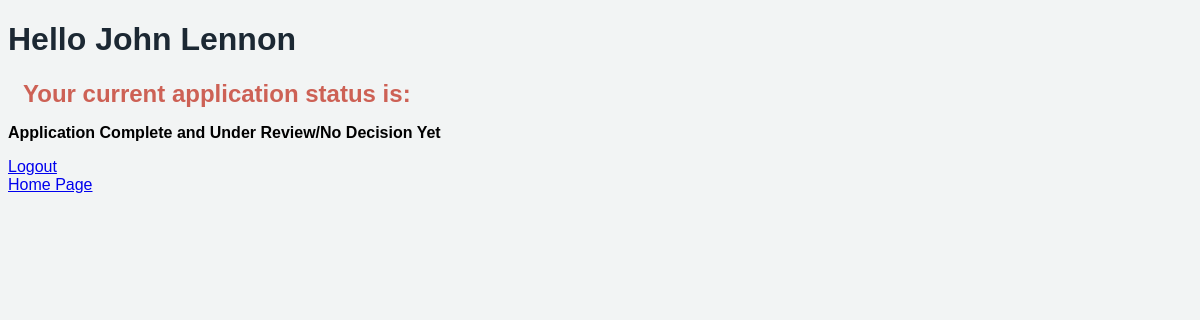
The page /application/status (signed in) on the database its author committed.
### tables this page shows
CREATE TABLE PersonalInfo (
    ssn varchar(15) not null,
    fname varchar(50) not null,
    lname varchar(50) not null,
    address varchar(50) not null,
    phone varchar(50) not null,
    email varchar(50) not null,
    primary key (ssn)
);

CREATE TABLE Applicants (
    app_id varchar(8) not null,
    ssn varchar(15) not null,
    degree_sought varchar(50) not null,
    admission_term varchar(50) not null,
    admission_year INTEGER not null, 
    gre_verbal INTEGER, 
    gre_quantitative INTEGER, 
    gre_subject INTEGER, 
    work_experience varchar(50),
    transcript_received BOOLEAN default 0,
    application_status varchar(50) default 'Application Incomplete', 
    primary key (app_id),
    foreign key (app_id) references Users (user_id),
    foreign key (ssn) references PersonalInfo (ssn)
);

### main.py (the view, shortened to what this page needs)
@app.route('/application/status')
def check_status():
    if 'user_id' not in session:
        return redirect('/login')
    user_id = session['user_id']
    db = connect_db()
    application = db.execute('''
        SELECT a.*, p.fname, p.lname FROM Applicants a
        JOIN PersonalInfo p ON a.ssn = p.ssn
        WHERE a.app_id = ?
    ''', (user_id,)).fetchone()
    final_decision = db.execute('SELECT decision FROM FinalDecisions WHERE user_id = ?', (user_id,)).fetchone()
    return render_template('status.html', application=application)

### main.py (called while the page is built)
def connect_db():
    connection = sqlite3.connect('apps.db')
    connection.row_factory = sqlite3.Row
    return connection

### templates/status.html (shortened to what this page needs)
<!DOCTYPE html>
<html>
<head>
  <link href="/static/style.css" rel="stylesheet" type="text/css" />
</head>
<body>
  <h1>Hello {{ application['fname'] }} {{ application['lname'] }}</h1>
  <h2>Your current application status is:</h2>
  <p><strong>{{ application['application_status'] }}</strong></p>
  <a href="/logout">Logout</a>
  <br><a href="/">Home Page</a>
</body>
</html>

### static/style.css (style rules this page uses)
body { font-family:Arial, Helvetica, sans-serif; background-color: #f2f4f4; color: #000; align-items: center; }
h1 { color: #1c2833; }
h2 { color: #cd6155; margin: 15px; text-align: start; }

### rows shown on the page
PersonalInfo: fname "John", lname "Lennon"
Applicants: application_status "Application Complete and Under Review/No Decision Yet"
